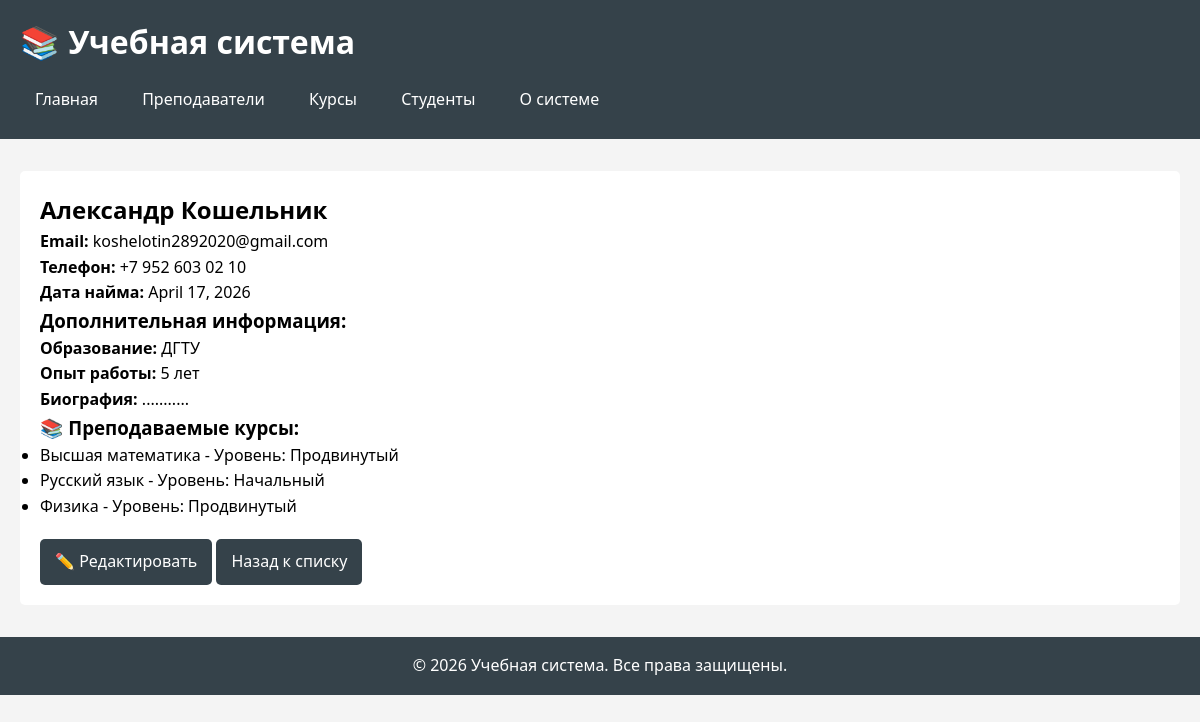
The page /teachers/1/ on the database its author committed.
### schedule/models.py (models this page shows, shortened)
class Teacher(models.Model):
    first_name = models.CharField(max_length=100, verbose_name="Имя")
    last_name = models.CharField(max_length=100, verbose_name="Фамилия")
    email = models.EmailField(unique=True, verbose_name="Email")
    phone = models.CharField(max_length=20, blank=True, null=True,
                             verbose_name="Телефон")
    hire_date = models.DateField(verbose_name="Дата найма")
    is_active = models.BooleanField(default=True, verbose_name="Активен")
    created_at = models.DateTimeField(auto_now_add=True)
    updated_at = models.DateTimeField(auto_now=True)
    class Meta:
        verbose_name = "Преподаватель"
        verbose_name_plural = "Преподаватели"
        ordering = ['last_name', 'first_name']

class TeacherInfo(models.Model):
    teacher = models.OneToOneField(
        Teacher,
        on_delete=models.CASCADE,
        related_name='info',
        verbose_name="Преподаватель"
    )
    bio = models.TextField(blank=True, verbose_name="Биография")
    education = models.CharField(max_length=255, blank=True,
                                 verbose_name="Образование")
    experience_years = models.PositiveIntegerField(default=0,
                                                   verbose_name="Лет опыта")
    office_number = models.CharField(max_length=10, blank=True,
                                     verbose_name="Кабинет")
    github_link = models.URLField(blank=True, unique=True, null=True,
                                  verbose_name="GitHub")
    class Meta:
        verbose_name = "Информация о преподавателе"
        verbose_name_plural = "Информация о преподавателях"

class Course(models.Model):
    LEVEL_CHOICES = [
        ('beginner', 'Начальный'),
        ('intermediate', 'Средний'),
        ('advanced', 'Продвинутый'),
    ]
    title = models.CharField(max_length=200, verbose_name="Название курса")
    description = models.TextField(verbose_name="Описание")
    level = models.CharField(max_length=20, choices=LEVEL_CHOICES,
                             default='beginner', verbose_name="Уровень")
    price = models.DecimalField(max_digits=10, decimal_places=2,
                                verbose_name="Цена")
    duration_weeks = models.PositiveIntegerField(verbose_name="Длительность (недели)")
    start_date = models.DateField(verbose_name="Дата старта")
    teacher = models.ForeignKey(
        Teacher,
        on_delete=models.SET_NULL,
        null=True,
        related_name='courses',
        verbose_name="Преподаватель"
    )
    created_at = models.DateTimeField(auto_now_add=True)
    class Meta:
        verbose_name = "Курс"
        verbose_name_plural = "Курсы"
        unique_together = ['title', 'teacher']

### schedule/views.py (the view)
# urls.py: path('teachers/<int:teacher_id>/', views.teacher_detail,
def teacher_detail(request, teacher_id):
    teacher = get_object_or_404(Teacher, id=teacher_id)
    courses = teacher.courses.all()  # Все курсы преподавателя
    return render(request, 'schedule/teacher_detail.html', {
        'teacher': teacher,
        'courses': courses
    })

### schedule/templates/schedule/teacher_detail.html (shortened to what this page needs)
{% extends 'schedule/base.html' %}
{% block content %}
<h2>{{ teacher.first_name }} {{ teacher.last_name }}</h2>
<div class="teacher-info">
    <p><strong>Email:</strong> {{ teacher.email }}</p>
    <p><strong>Телефон:</strong> {{ teacher.phone|default:"Не указан" }}</p>
    <p><strong>Дата найма:</strong> {{ teacher.hire_date }}</p>
    {% if teacher.info %}
    <h3>Дополнительная информация:</h3>
    <p><strong>Образование:</strong> {{ teacher.info.education|default:"Не указано" }}</p>
    <p><strong>Опыт работы:</strong> {{ teacher.info.experience_years }} лет</p>
    <p><strong>Биография:</strong> {{ teacher.info.bio|default:"Не указана" }}</p>
    {% endif %}
    <h3>📚 Преподаваемые курсы:</h3>
    {% if courses %}
    <ul>
        {% for course in courses %}
        <li>{{ course.title }} - Уровень: {{ course.get_level_display }}</li>
        {% endfor %}
    </ul>
    {% else %}
    <p>У преподавателя пока нет курсов</p>
    {% endif %}
</div>
<div style="margin-top: 20px;">
    <a href="{% url 'schedule:teacher_update' teacher.id %}" class="btn">✏️ Редактировать</a>
    <a href="{% url 'schedule:teacher_list' %}" class="btn">Назад к списку</a>
</div>
{% endblock %}

### schedule/templates/schedule/base.html (style rules this page uses)
* { margin: 0; padding: 0; box-sizing: border-box; }
body { font-family: 'Segoe UI', Tahoma, Geneva, Verdana, sans-serif; line-height: 1.6; background-color: #f4f4f4; }
.btn { display: inline-block; padding: 10px 15px; background: #35424a; color: white; text-decoration: none; border: none; border-radius: 5px; cursor: pointer; }

### rows shown on the page
Teacher: first_name "Александр", last_name "Кошельник", email "koshelotin2892020@gmail.com", phone "+7 952 603 02 10", hire_date "April 17, 2026", info.education "ДГТУ", info.experience_years "5", info.bio "..........."
Course: title "Высшая математика", level "Продвинутый"
Course: title "Русский язык", level "Начальный"
Course: title "Физика", level "Продвинутый"
